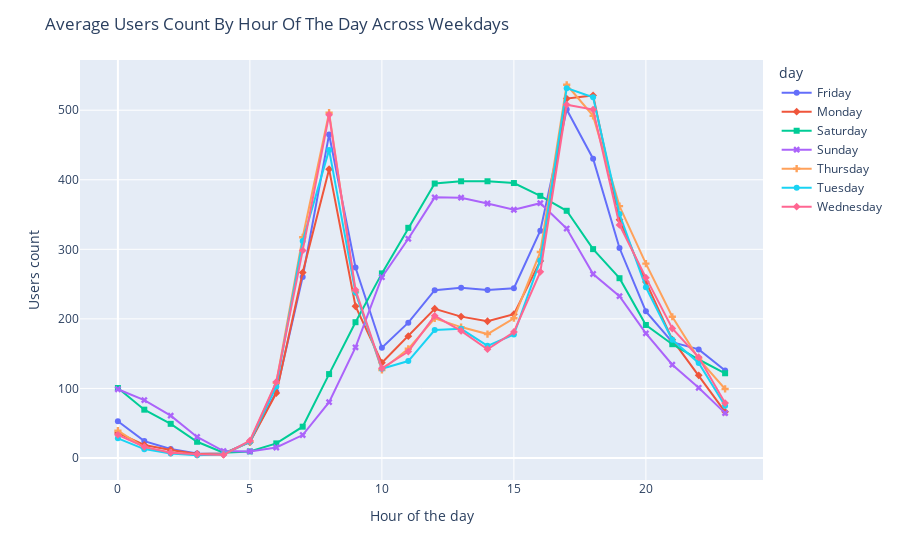

Source (notebook cell):
### Code cell
df = grouped_for_plot
fig = px.line(df, x='hour', y='mean', color='day', symbol='day')
fig.update_layout(title='Average Users Count By Hour Of The Day Across Weekdays',
                   xaxis_title='Hour of the day', yaxis_title='Users count')

fig.show()

### Figure 1 — Plotly figure (JSON) as saved in the notebook; plotly's stock layout.template omitted (floating-point values rounded to 4 significant figures)
{"data": [{"hovertemplate": "day=Friday<br>hour=%{x}<br>mean=%{y}<extra></extra>", "legendgroup": "Friday", "line": {"color": "#636efa", "dash": "solid"}, "marker": {"symbol": "circle"}, "mode": "lines+markers", "name": "Friday", "orientation": "v", "showlegend": true, "type": "scatter", "x": [0, 1, 2, 3, 4, 5, 6, 7, 8, 9, 10, 11, 12, 13, 14, 15, 16, 17, 18, 19, 20, 21, 22, 23], "xaxis": "x", "y": [52.72, 24.25, 13.05, 6.5, 5.979, 23.54, 95.04, 260.3, 465.1, 273.9, 158.5, 194.6, 241.2, 244.7, 241.5, 244.0, 326.6, 501.0, 430.3, 301.9, 210.8, 166.5, 156.1, 125.8], "yaxis": "y"}, {"hovertemplate": "day=Monday<br>hour=%{x}<br>mean=%{y}<extra></extra>", "legendgroup": "Monday", "line": {"color": "#EF553B", "dash": "solid"}, "marker": {"symbol": "diamond"}, "mode": "lines+markers", "name": "Monday", "orientation": "v", "showlegend": true, "type": "scatter", "visible": true, "x": [0, 1, 2, 3, 4, 5, 6, 7, 8, 9, 10, 11, 12, 13, 14, 15, 16, 17, 18, 19, 20, 21, 22, 23], "xaxis": "x", "y": [35.98, 18.78, 11.5, 5.761, 6.519, 22.65, 93.31, 266.6, 415.3, 218.1, 136.9, 175.2, 214.5, 203.2, 196.5, 206.8, 283.3, 516.7, 521.2, 342.6, 253.1, 170.1, 118.8, 66.42], "yaxis": "y"}, {"hovertemplate": "day=Saturday<br>hour=%{x}<br>mean=%{y}<extra></extra>", "legendgroup": "Saturday", "line": {"color": "#00cc96", "dash": "solid"}, "marker": {"symbol": "square"}, "mode": "lines+markers", "name": "Saturday", "orientation": "v", "showlegend": true, "type": "scatter", "visible": true, "x": [0, 1, 2, 3, 4, 5, 6, 7, 8, 9, 10, 11, 12, 13, 14, 15, 16, 17, 18, 19, 20, 21, 22, 23], "xaxis": "x", "y": [100.6, 69.46, 49.1, 23.3, 7.635, 9.447, 20.98, 45, 120.6, 195.2, 265.4, 330.9, 394.5, 397.8, 397.8, 395.3, 376.8, 355.4, 300.3, 258.5, 191.2, 163.6, 141.6, 121.8], "yaxis": "y"}, {"hovertemplate": "day=Sunday<br>hour=%{x}<br>mean=%{y}<extra></extra>", "legendgroup": "Sunday", "line": {"color": "#ab63fa", "dash": "solid"}, "marker": {"symbol": "x"}, "mode": "lines+markers", "name": "Sunday", "orientation": "v", "showlegend": true, "type": "scatter", "visible": true, "x": [0, 1, 2, 3, 4, 5, 6, 7, 8, 9, 10, 11, 12, 13, 14, 15, 16, 17, 18, 19, 20, 21, 22, 23], "xaxis": "x", "y": [98.79, 83.22, 60.83, 30.22, 9.941, 9.368, 15.08, 33, 80.29, 159.1, 259.9, 315.1, 374.7, 374.2, 365.8, 356.9, 366.2, 329.8, 264.5, 232.7, 179.2, 134.1, 100.9, 64.52], "yaxis": "y"}, {"hovertemplate": "day=Thursday<br>hour=%{x}<br>mean=%{y}<extra></extra>", "legendgroup": "Thursday", "line": {"color": "#FFA15A", "dash": "solid"}, "marker": {"symbol": "cross"}, "mode": "lines+markers", "name": "Thursday", "orientation": "v", "showlegend": true, "type": "scatter", "visible": true, "x": [0, 1, 2, 3, 4, 5, 6, 7, 8, 9, 10, 11, 12, 13, 14, 15, 16, 17, 18, 19, 20, 21, 22, 23], "xaxis": "x", "y": [39.24, 14.92, 7.617, 4.705, 5.174, 23.66, 108.1, 317.2, 496.4, 238.5, 126.6, 156.9, 200.7, 188.2, 178.1, 200.9, 296.1, 536.6, 491.9, 362.1, 279.5, 203.0, 142.5, 99.22], "yaxis": "y"}, {"hovertemplate": "day=Tuesday<br>hour=%{x}<br>mean=%{y}<extra></extra>", "legendgroup": "Tuesday", "line": {"color": "#19d3f3", "dash": "solid"}, "marker": {"symbol": "circle"}, "mode": "lines+markers", "name": "Tuesday", "orientation": "v", "showlegend": true, "type": "scatter", "visible": true, "x": [0, 1, 2, 3, 4, 5, 6, 7, 8, 9, 10, 11, 12, 13, 14, 15, 16, 17, 18, 19, 20, 21, 22, 23], "xaxis": "x", "y": [28.2, 12.72, 6.347, 3.932, 5.4, 23.48, 102.9, 312.1, 442.9, 237.8, 128.2, 139.3, 184.0, 185.6, 161.2, 177.6, 283.9, 531.6, 518.6, 350.6, 245.3, 169.9, 136.5, 75.14], "yaxis": "y"}, {"hovertemplate": "day=Wednesday<br>hour=%{x}<br>mean=%{y}<extra></extra>", "legendgroup": "Wednesday", "line": {"color": "#FF6692", "dash": "solid"}, "marker": {"symbol": "diamond"}, "mode": "lines+markers", "name": "Wednesday", "orientation": "v", "showlegend": true, "type": "scatter", "visible": true, "x": [0, 1, 2, 3, 4, 5, 6, 7, 8, 9, 10, 11, 12, 13, 14, 15, 16, 17, 18, 19, 20, 21, 22, 23], "xaxis": "x", "y": [33.31, 16, 7.58, 5.261, 4.593, 24.8, 109.3, 298.4, 493.5, 241.6, 129.0, 153.0, 204.4, 182.6, 156.4, 181.2, 267.6, 508.0, 500.8, 335, 259.3, 186.2, 144.8, 79], "yaxis": "y"}], "layout": {"autosize": true, "legend": {"title": {"text": "day"}, "tracegroupgap": 0}, "margin": {"t": 60}, "title": {"text": "Average Users Count By Hour Of The Day Across Weekdays"}, "xaxis": {"anchor": "y", "autorange": true, "domain": [0, 1], "range": [-1.415, 24.41], "title": {"text": "Hour of the day"}, "type": "linear"}, "yaxis": {"anchor": "x", "autorange": true, "domain": [0, 1], "range": [-37.31, 577.8], "title": {"text": "Users count"}, "type": "linear"}}}
